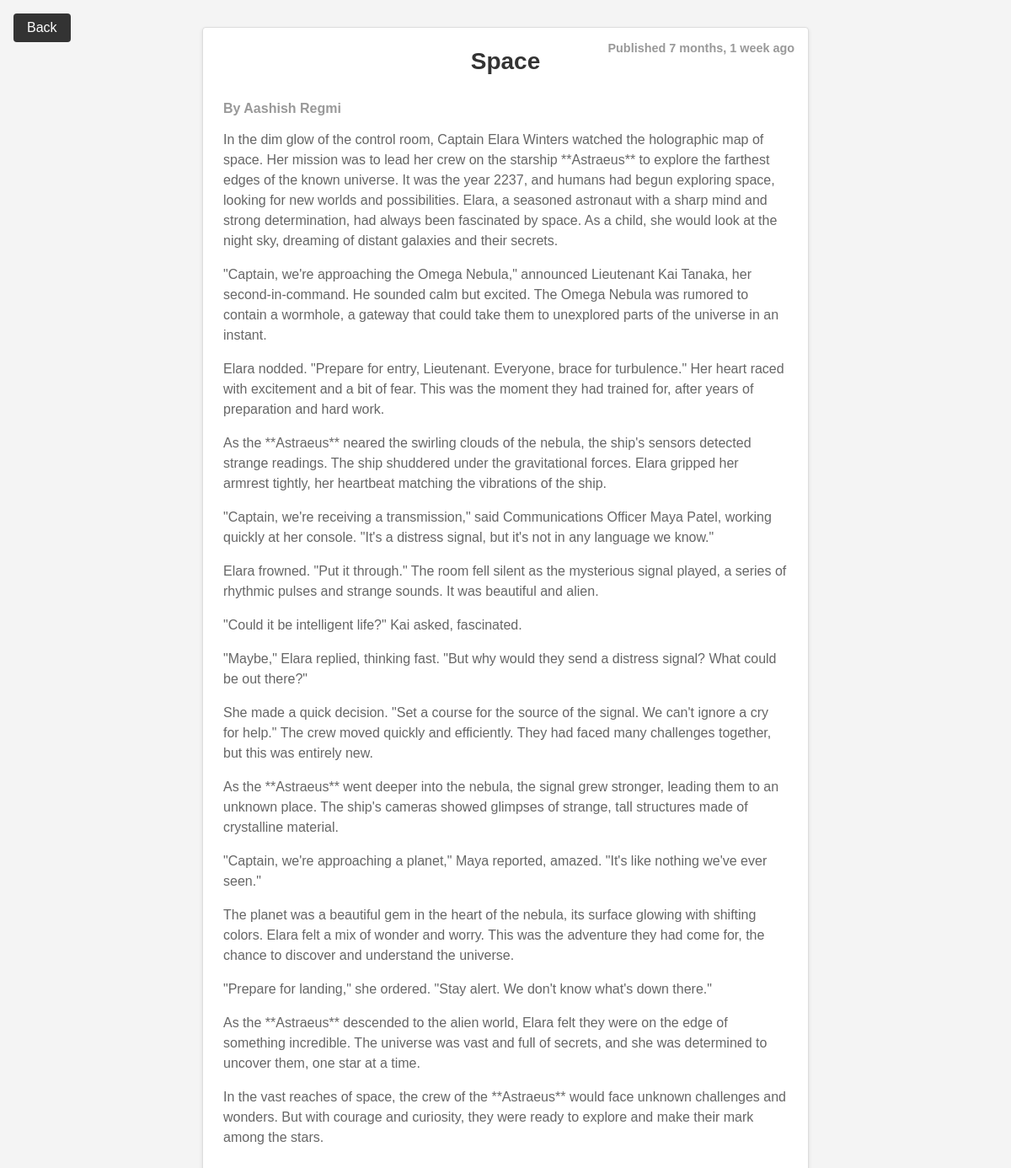
Page /view/4/ on the committed database.
### blog/models.py (models this page shows, shortened)
class CreateBlog(models.Model):
  author_name=models.CharField(max_length=200,null=False)
  title=models.CharField(max_length=255,null=False)
  content=models.TextField(null=False)
  publish_date=models.DateTimeField(auto_now_add=True)

### blog/views.py (the view)
# urls.py: path('view/<int:id>/', view_blog, name="view-blog"),
def view_blog(request, id):
    content = CreateBlog.objects.filter(id=id)
    context = {"data": content}
    return render(request, "blogs/view.html", context)

### blog/templates/blogs/view.html (shortened to what this page needs)
<!DOCTYPE html>
<html lang="en">
<head>
</head>
<body>
  <a href="{% url 'list-blog' %}" class="back-link">Back</a>
  <div class="container">
    {% for i in data %}
    <div class="content">
      <div class="published-time">Published {{ i.publish_date|timesince }} ago</div>
      <div class="content-header">
        <h2>{{ i.title }}</h2>
        <div class="meta">
          <span class="author">By {{ i.author_name }}</span>
        </div>
      </div>
      <p>{{ i.content|linebreaks }}</p>
    </div>
    {% endfor %}
  </div>
</body>
</html>

### blog/templates/blogs/view.html (style rules this page uses)
body { font-family: Arial, sans-serif; background-color: #f4f4f4; margin: 0; padding: 0; }
.container { width: 60%; margin: 0 auto; padding: 2rem 0; }
.content { background-color: white; margin-bottom: 2rem; padding: 1.5rem; border: 1px solid #ddd; border-radius: 4px; box-shadow: 0 2px 4px rgba(0, 0, 0, 0.1); transition: transform 0.3s, box-shadow 0.3s; position: relative; }
.content-header { display: flex; justify-content: center; align-items: center; flex-direction: column; text-align: center; margin-bottom: 1rem; }
.content-header .meta { display: flex; justify-content: space-between; width: 100%; margin-top: 0.5rem; }
.content h2 { margin-top: 0; font-size: 1.75rem; color: #333; text-align: center; }
.content p { font-size: 1rem; line-height: 1.5; color: #666; }
.published-time { font-size: 0.9rem; color: #999; position: absolute; top: 1rem; right: 1rem; font-weight: bold; }
.author { font-size: 1rem; font-weight: bold; color: #999; text-align: right; }
.back-link { position: fixed; top: 1rem; left: 1rem; text-decoration: none; background-color: #333; color: white; padding: 0.5rem 1rem; border-radius: 4px; transition: background-color 0.3s ease; }

### rows in the picture
CreateBlog: publish_date "7 months, 1 week", title "Space", author_name "Aashish Regmi", content "In the dim glow of the control room, Captain Elara Winters watched the holographic map of space. Her mission was to lead her crew on the starship **Astraeus** to explore the farthest edges of the known universe. It was the year 2237, and humans had begun exploring space, looking for new worlds and possibilities. Elara, a seasoned astronaut with a sharp mind and strong determination, had always been fascinated by space. As a child, she would look at the night sky, dreaming of distant galaxies and their secrets. \"Captain, we're approaching the Omega Nebula,\" announced Lieutenant Kai Tanaka, her second-in-command. He sounded calm but excited. The Omega Nebula was rumored to contain a wormhole,…"
